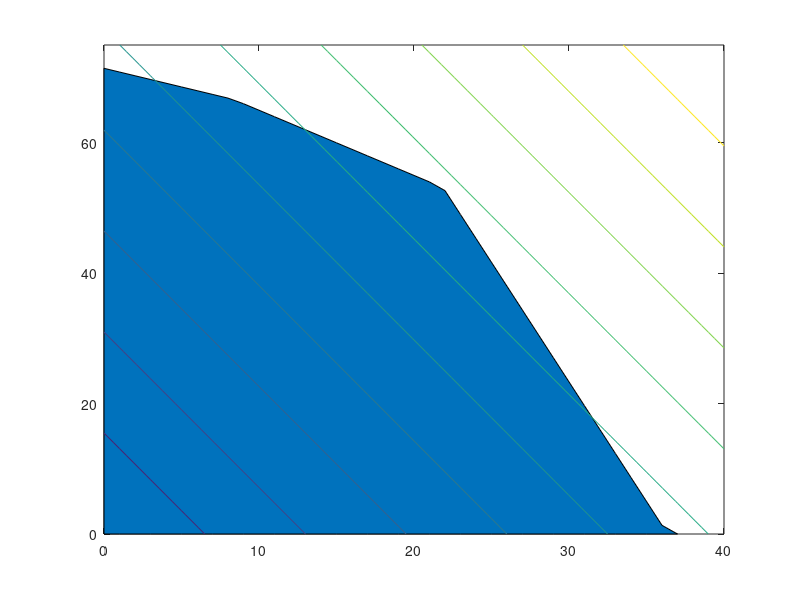

Source code (MATLAB):
X = 0:125;
Y1 = (15000 - 120.*X)./210;
area(X, Y1)
Y2 = max((4000 - 110.*X)./30, 0);
Y3 = max(75 - X, 0);
Ytop = min([Y1; Y2; Y3]);
area(X, Ytop)
area(X, Ytop); axis([0 40 0 75])
hold on
[U V] = meshgrid(0:40, 0:75);
contour(U, V, 143.*U + 60.*V); hold off
x = [1 1; 110 30] \ [75; 4000]
format bank
P = [143 60] * x